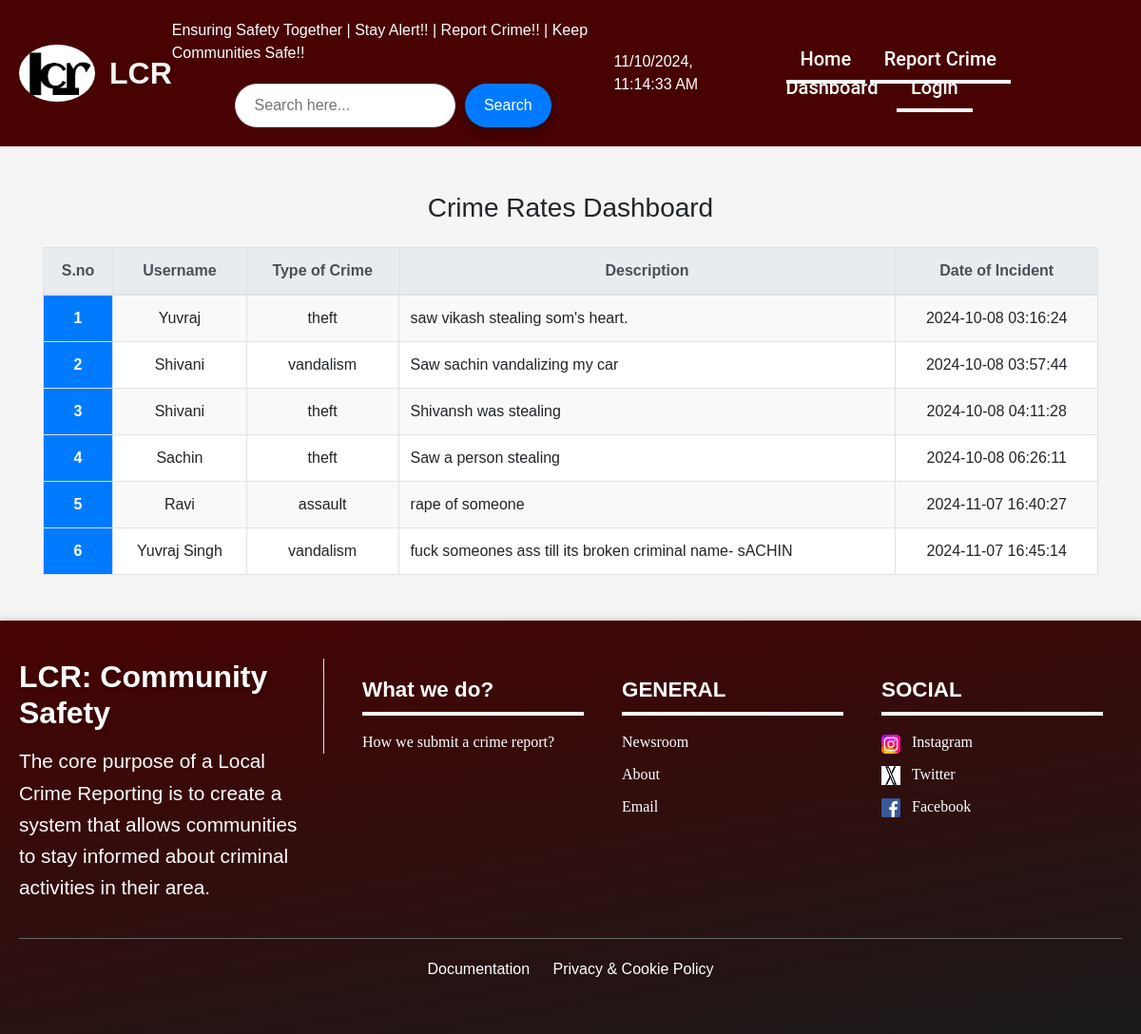
Screenshot of /crimerates.html with the database file from the repository.
### app.py (models this page shows, shortened)
class Crime(db.Model):
    sno = db.Column(db.Integer, primary_key=True, autoincrement=True)
    username = db.Column(db.String(200), db.ForeignKey('users.username'), nullable=False)
    location = db.Column(db.String(200), nullable=False)
    toc = db.Column(db.String(50), nullable=False)  # Type of crime
    desc = db.Column(db.String(500), nullable=False)
    date = db.Column(db.DateTime, default=func.now())

### app.py (the view)
@app.route('/crimerates.html')
def reportcrime():
    crime_reports = Crime.query.all()
    return render_template("crimerates.html", crimes=crime_reports)

### templates/crimerates.html (shortened to what this page needs)
<!doctype html>
<html lang="en">
<head>
    <link rel="stylesheet" href="https://cdn.jsdelivr.net/npm/bootstrap@4.0.0/dist/css/bootstrap.min.css"
>
    <link rel="stylesheet" href="{{url_for('static',filename='crimerates.css')}}">
</head>
<body>
    <header>
        <div class="logo">
            <img src="static/IMG-20241002-WA0025.jpg" alt="UP Police Logo" class="circular-logo" />
        </div>
        <h2 style="color: whitesmoke;">LCR</h2>
        <div class="header-middle">
            <div class="tagline">
                <p>Ensuring Safety Together <span id="tagline" class="rotate">| Stay Alert!! | Report Crime!! | Keep Communities Safe!!</span></p>
            </div>
            <div class="search-bar">
                <input type="text" placeholder="Search here..." id="search">
                <button type="submit" id="search-button" class="search-btn">Search</button>
            </div>
        </div>
        <div class="datetime" id="datetime"></div>
        <nav>
            <ul>
                <li><a href="front_page.html">Home</a></li>
                <li><a href="login.html">Report Crime</a></li>
                <li><a href="crimerates.html">Dashboard</a></li>
                {% if session.get('logged_in') %}
                    <li><a href="{{ url_for('logout') }}">Logout</a></li>
                {% else %}
                    <li><a href="login.html">Login</a></li>
                {% endif %}
            </ul>
        </nav>
    </header>
    <div class="container my-5">
        <h3 class="text-center mb-4">Crime Rates Dashboard</h3>
        <table class="table table-hover table-striped table-responsive-md table-bordered">
            <thead class="thead-light">
                <tr class="text-center">
                    <th scope="col">S.no</th>
                    <th scope="col">Username</th>
                    <th scope="col">Type of Crime</th>
                    <th scope="col">Description</th>
                    <th scope="col">Date of Incident</th>
                </tr>
            </thead>
            <tbody>
                {% for i in crimes %}
                <tr class="text-center">
                    <th scope="row">{{ i.sno }}</th>
                    <td>{{ i.username }}</td>
                    <td>{{ i.toc }}</td>
                    <td class="text-left">{{ i.desc }}</td>
                    <td>{{ i.date }}</td>
                </tr>
                {% endfor %}
            </tbody>
        </table>
    </div>
    <footer>
        <div class="footer-container">
            <div class="footer-left">
                <h2>LCR: Community Safety</h2>
                <p>The core purpose of a Local Crime Reporting is to create a system that allows communities to stay informed about criminal activities in their area.</p>
            </div>
            <div class="footer-middle">
                <div class="product">
                    <h3>What we do?</h3>
                    <ul>
                        <li><a href="faq.html">How we submit a crime report?</a></li>
                    </ul>
                </div>
                <div class="general">
                    <h3>GENERAL</h3>
                    <ul>
                        <li><a href="newsroom.html">Newsroom</a></li>
                        <li><a href="about.html">About</a></li>
                        <li><a href="mailto:lcr6.022@gmail.com">Email</a></li>
                    </ul>
                </div>
                <div class="social">
                    <h3>SOCIAL</h3>
                    <ul>
                        <li>
                            <a href="https://www.linkedin.com" target="_blank">
                                <img src="static/instagram logo.svg" alt="LinkedIn" class="social-icon" /> Instagram
                            </a>
                        </li>
                        <li>
                            <a href="https://www.twitter.com" target="_blank">
                                <img src="static/X.jpg" alt="Twitter" class="social-icon" /> Twitter
                            </a>
                        </li>
                        <li>
                            <a href="https://www.facebook.com" target="_blank">
                                <img src="static/Facebook_.png" alt="Facebook" class="social-icon" /> Facebook
                            </a>
                        </li>
                    </ul>
                </div>
            </div>
        </div>
        <div class="footer-bottom">
            <ul>
                <li><a href="documentation.html">Documentation</a></li>
                <li><a href="test.html">Privacy & Cookie Policy</a></li>
            </ul>
        </div>
    </footer>
</body>
</html>

### static/crimerates.css (style rules this page uses)
header { display: flex; align-items: center; justify-content: space-between; background-color: rgb(72, 2, 2); color: #fff; padding: 10px 20px; position: sticky; top: 0; z-index: 1000; }
header nav ul { margin: 0; }
header nav ul li { display: inline; }
header nav ul li a { color: #fff; text-decoration: none; font-family: Roboto; font-weight: 500; font-size: 20px; }
.logo img { width: 60px; height: 60px; border-radius: 50%; }
footer { background: linear-gradient(170deg, #480202, rgb(25, 25, 25)); color: white; padding: 40px 20px; box-shadow: 0px 4px 10px rgba(64, 20, 20, 0.747); }
.footer-container { display: flex; justify-content: space-between; flex-wrap: wrap; }
.footer-left { flex: 1; max-width: 300px; }
.footer-left h2 { margin-bottom: 15px; color: white; font-weight: bold; }
.footer-left p { font-size: 1.3em; line-height: 1.6; }
.footer-left::after { content: ""; display: block; width: 100%; height: auto; background-color: #ffcc00; margin: 15px 0; }
.footer-middle { display: flex; justify-content: space-between; flex: 2; margin: 20px 0; }
.footer-middle div { flex: 1; padding: 0 20px; }
.footer-middle h3 { border-bottom: 4px solid #fcfcfb; padding-bottom: 10px; margin-bottom: 15px; font-size: 1.4em; font-weight: bold; color: white; }
.footer-middle ul { list-style-type: none; padding: 0; }
.footer-middle ul li { margin: 8px 0; font-size: 1em; line-height: 1.6; font-family: Fredoka; font-weight: 500; }
.footer-middle a { color: white; text-decoration: none; transition: color 0.3s; }
.social-icon { width: 20px; height: 20px; margin-right: 8px; vertical-align: middle; }
.footer-bottom { text-align: center; margin-top: 20px; }
.footer-bottom ul { list-style-type: none; padding: 0; }
.footer-bottom li { display: inline; margin: 0 15px; }
.footer-bottom a { color: white; text-decoration: none; transition: color 0.3s; }
nav ul li a { text-decoration: none; color: white; padding: 10px 15px; transition: background-color 0.3s ease; }
button { background-color: #3498db; color: white; border: none; padding: 10px 20px; border-radius: 5px; transition: background-color 0.3s ease; }
nav ul li a { text-decoration: none; color: white; padding: 10px 15px; transition: background-color 0.3s ease, transform 0.3s ease; position: relative; overflow: hidden; }
nav ul li a::before { content: ''; position: absolute; top: 100%; left: 0; width: 100%; height: 4px; background-color: #fff; transition: top 0.3s ease; }
button { background-color: #3498db; color: white; border: none; padding: 10px 20px; border-radius: 5px; transition: background-color 0.3s ease, transform 0.3s ease, box-shadow 0.3s ease; box-shadow: 0px 5px 10px rgba(0, 0, 0, 0.3); }
h1, h2 { font-family: 'Fredoka', sans-serif; font-weight: 700; color: #2c3e50; text-shadow: 2px 2px 5px rgba(0, 0, 0, 0.2); }

### templates/crimerates.html (style rules this page uses)
body { background-color: #f5f5f5; font-family: 'Arial', sans-serif; }
header { background-color: rgb(72,2,2); padding: 20px; color: #fff; }
header h2 { margin: 0; font-size: 2rem; display: inline-block; }
.logo img { border-radius: 50%; width: 80px; margin-right: 15px; display: inline-block; vertical-align: middle; }
.search-bar { display: flex; justify-content: center; margin-top: 20px; }
.search-bar input { border-radius: 30px; padding: 10px 20px; width: 50%; border: 1px solid #ced4da; }
.search-bar .search-btn { border-radius: 30px; padding: 10px 20px; margin-left: 10px; background-color: #007bff; color: #fff; border: none; }
.table { background-color: #ffffff; }
.table th { background-color: #007bff; color: white; }
.table-striped tbody tr:nth-of-type(odd) { background-color: #f9f9f9; }
footer { background-color: #343a40; color: white; padding: 40px 20px; }
footer h3, footer h2 { color: white; }
footer .footer-container { display: flex; justify-content: space-between; }
footer ul { list-style-type: none; padding: 0; }
footer ul li a { color: #ddd; text-decoration: none; }
.footer-bottom { text-align: center; padding-top: 20px; border-top: 1px solid #666; }
.footer-bottom ul { padding: 0; }
.footer-bottom ul li { display: inline; margin: 0 10px; }

### rows the page displays
Crime: sno "1", username "Yuvraj", toc "theft", desc "saw vikash stealing som's heart.", date "2024-10-08 03:16:24"
Crime: sno "2", username "Shivani", toc "vandalism", desc "Saw sachin vandalizing my car", date "2024-10-08 03:57:44"
Crime: sno "3", username "Shivani", toc "theft", desc "Shivansh was stealing", date "2024-10-08 04:11:28"
Crime: sno "4", username "Sachin", toc "theft", desc "Saw a person stealing", date "2024-10-08 06:26:11"
Crime: sno "5", username "Ravi", toc "assault", desc "rape of someone", date "2024-11-07 16:40:27"
Crime: sno "6", username "Yuvraj Singh", toc "vandalism", desc "fuck someones ass till its broken criminal name- sACHIN", date "2024-11-07 16:45:14"
